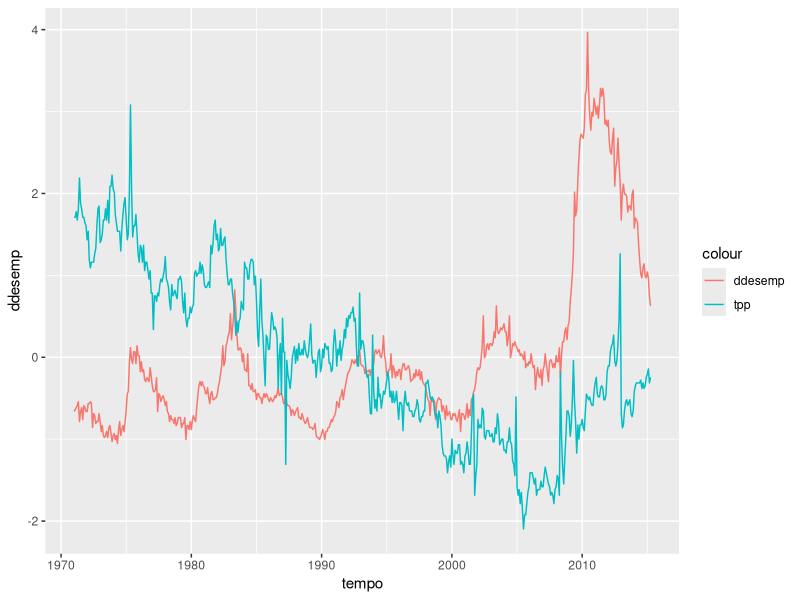

The R script that drew this image:
#!/bin/env Rscript

# Libraries
library("readxl")
library("ggplot2")


# Read the data
df <- read_xlsx("econ.xlsx")


# Filter for years >= 1971
df <- df[df$tempo >= "1971/01/01", ]


# Create a new data frame with adjusted `ddesemp` and `tpp` columns
ddesemp_mean <- mean(df$ddesemp)
ddesemp_sd <- sd(df$ddesemp)

tpp_mean <- mean(df$tpp)
tpp_sd <- sd(df$tpp)

df_adjusted <- data.frame(
    tempo = lapply(df[, c("tempo")], function(tempo) tempo),
    ddesemp = lapply(df[, c("ddesemp")], function(ddesemp) {
        (ddesemp - ddesemp_mean) / ddesemp_sd
    }),
    tpp = lapply(df[, c("tpp")], function(tpp) {
        (tpp - tpp_mean) / tpp_sd
    })
)

#  Then plot them and save the output
plot <- ggplot(df_adjusted, aes(x = tempo)) +
    geom_line(aes(y = ddesemp, color = "ddesemp")) +
    geom_line(aes(y = tpp, color = "tpp"))

ggsave(plot = plot, "output.png")
